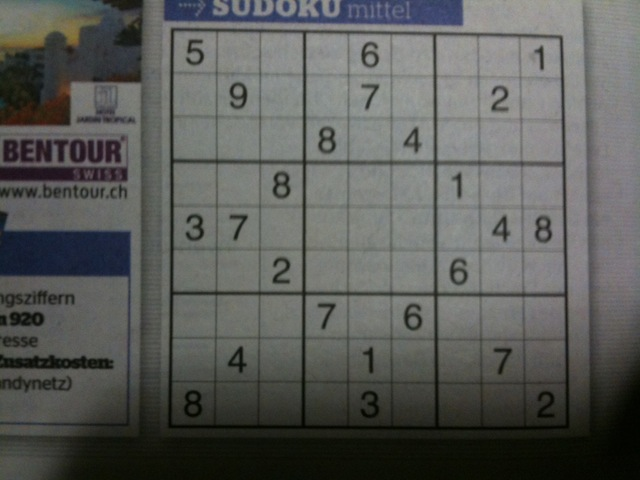
#> input picture image201.jpg, 640 x 480 px, found by its file name
$ jupyter execute --allow-errors suduko.ipynb
#> lines starting #> are read from the running program, lines starting #| are printed output that depends on the picture; after the words box and inside, x2 and y2 are one past the last pixel; in counts of white or black regions, pixels touching at a corner belong together
[cell 1]
# Importing necessary libraries for image processing and deep learning

# TensorFlow and Keras for building the neural network
import tensorflow
from tensorflow.keras.models import Sequential
from tensorflow.keras.layers import Dense, Dropout, Flatten, Conv2D, MaxPooling2D

# Scikit-learn for model evaluation and data splitting
from sklearn.metrics import f1_score
from sklearn.model_selection import train_test_split

# OpenCV for image processing
import cv2

# NumPy for numerical operations
import numpy as np

# Matplotlib for data visualization
from matplotlib import pyplot as plt

# OS for file handling (make sure you're using it)
import os

[cell 2]
# functions for image processing
def plot_many_images(images, titles='', rows=9, columns=9):
    """Plots each image in a given list as a grid structure. using Matplotlib."""
    plt.title('Extracted elements from sudoku')
    for i, image in enumerate(images):
        plt.subplot(rows, columns, i+1)
        plt.imshow(image, 'gray')
        plt.xticks([]), plt.yticks([])  # Hide tick marks
    plt.axis('off')
    plt.show()

[cell 3]
import matplotlib.pyplot as plt

def show_image(img, title='', flag=0):
    """
    Shows an image until any key is pressed. Optionally, use 'flag' for specific behavior.
    """
    # If flag is non-zero, return True (the flag functionality isn't fully clear yet)
    if flag != 0:
        return True

    # Display the image with the given title
    plt.imshow(img, cmap='gray')  # Show the image in grayscale
    plt.title(title)  # Set the title
    plt.axis('off')  # Hide the axis
    plt.show()  # Block until the window is closed (default behavior)

[cell 4]
import cv2
import numpy as np

def pre_process_image(img, skip_dilate=False, flag=0, blur_kernel_size=(9, 9), block_size=11, C=2):
    """
    Uses a blurring function, adaptive thresholding, and dilation to expose the main features of an image.
    Parameters:
        img (ndarray): The input image to process.
        skip_dilate (bool): Whether to skip dilation step.
        flag (int): A flag for controlling additional behavior (currently passed to show_image).
        blur_kernel_size (tuple): Kernel size for Gaussian blur (default is (9, 9)).
        block_size (int): Block size for adaptive thresholding (should be odd, default is 11).
        C (int): Constant subtracted from the mean (default is 2).
    """

    # Apply Gaussian blur with the specified kernel size
    proc = cv2.GaussianBlur(img.copy(), blur_kernel_size, 0)

    # Apply adaptive thresholding with the given block size and C value
    proc = cv2.adaptiveThreshold(proc, 255, cv2.ADAPTIVE_THRESH_GAUSSIAN_C, cv2.THRESH_BINARY, block_size, C)

    # Invert the colors so gridlines become non-zero
    proc = cv2.bitwise_not(proc)

    if not skip_dilate:
        # Dilate the image to increase the size of the grid lines
        kernel = np.array([[0., 1., 0.], [1., 1., 1.], [0., 1., 0.]], np.uint8)
        proc = cv2.dilate(proc, kernel)

    # Show the processed image
    show_image(proc, 'pre-processed above image to binary for contour detection', flag)
    return proc

[cell 5]
import cv2
import numpy as np
import operator

def find_corners_of_largest_polygon(img):
    """Finds the 4 extreme corners of the largest contour in the image."""
    contours, _ = cv2.findContours(img.copy(), cv2.RETR_EXTERNAL, cv2.CHAIN_APPROX_SIMPLE)  # Find contours
    if not contours:
        return None  # Return None if no contours are found

    # Sort contours by area, descending
    contours = sorted(contours, key=cv2.contourArea, reverse=True)

    # Approximate the largest contour to a polygon with 4 vertices
    polygon = contours[0]
    epsilon = 0.02 * cv2.arcLength(polygon, True)  # Approximation accuracy
    approx = cv2.approxPolyDP(polygon, epsilon, True)

    # Check if the polygon has 4 vertices (quadrilateral)
    if len(approx) != 4:
        return None  # If it's not a quadrilateral, return None

    # Extract the 4 corner points
    points = approx.reshape(4, 2)

    # Sort points to get the top-left, top-right, bottom-left, and bottom-right
    points = sorted(points, key=lambda x: x[0])  # Sort by x-coordinate (left to right)

    # Split into left and right based on x-coordinates
    left_points = sorted(points[:2], key=lambda x: x[1])  # Sort the left points by y (top to bottom)
    right_points = sorted(points[2:], key=lambda x: x[1])  # Sort the right points by y (top to bottom)

    # Return the ordered corners: top-left, top-right, bottom-right, bottom-left
    return [left_points[0], right_points[0], right_points[1], left_points[1]]

[cell 6]
import numpy as np
import cv2

def distance_between(p1, p2):
    """Returns the scalar distance between two points"""
    a = p2[0] - p1[0]
    b = p2[1] - p1[1]
    return np.sqrt((a ** 2) + (b ** 2))

def crop_and_warp(img, crop_rect, flag=0):
    """Crops and warps a rectangular section from an image into a square of similar size."""

    # Rectangle described by top left, top right, bottom right and bottom left points
    top_left, top_right, bottom_right, bottom_left = crop_rect

    # Explicitly set the data type to float32 for the transformation matrix
    src = np.array([top_left, top_right, bottom_right, bottom_left], dtype='float32')

    # Calculate distances between the corners (only once per pair)
    top_side = distance_between(top_left, top_right)
    right_side = distance_between(top_right, bottom_right)
    bottom_side = distance_between(bottom_left, bottom_right)
    left_side = distance_between(top_left, bottom_left)

    # Get the longest side in the rectangle to determine square size
    side = max(top_side, right_side, bottom_side, left_side)

    # Define a square with side length equal to the longest side
    dst = np.array([[0, 0], [side - 1, 0], [side - 1, side - 1], [0, side - 1]], dtype='float32')

    # Get the perspective transformation matrix
    m = cv2.getPerspectiveTransform(src, dst)

    if m is not None:
        # Perform the transformation on the original image
        warp = cv2.warpPerspective(img, m, (int(side), int(side)))

        # Display the result using show_image (assuming show_image is defined elsewhere)
        show_image(warp, 'extracted and warped sudoku from the above image', flag)

        return warp
    else:
        print("Error: Perspective transformation failed.")
        return None

[cell 7]
def infer_grid(img):
    """Infers 81 cell grid from a square image."""
    squares = []

    # Ensure the image is square
    height, width = img.shape[:2]
    if height != width:
        raise ValueError("Input image must be square")

    side = width / 9  # We can use width or height as they are the same

    # Loop to generate coordinates for each square in the grid
    for j in range(9):
        for i in range(9):
            # Top-left corner (x, y)
            p1 = (i * side, j * side)
            # Bottom-right corner (x, y)
            p2 = ((i + 1) * side, (j + 1) * side)
            squares.append((p1, p2))

    return squares

def cut_from_rect(img, rect):
    """Cuts a rectangle from an image using the top left and bottom right points."""

    # Get the rectangle's top left and bottom right coordinates
    x1, y1 = rect[0]
    x2, y2 = rect[1]

    # Ensure the coordinates are within the bounds of the image
    height, width = img.shape[:2]

    x1, x2 = max(0, x1), min(x2, width)
    y1, y2 = max(0, y1), min(y2, height)

    # Return the cropped region
    return img[int(y1):int(y2), int(x1):int(x2)]

[cell 8]
import cv2

def scale_and_centre(img, size, margin=0, background=0):
    """Scales and centers an image onto a new background square."""
    h, w = img.shape[:2]

    def centre_pad(length):
        """Handles centering for a given length that may be odd or even."""
        if length % 2 == 0:
            side1 = int((size - length) / 2)
            side2 = side1
        else:
            side1 = int((size - length) / 2)
            side2 = side1 + 1
        return side1, side2

    def scale(r, x):
        """Scales a dimension by a given ratio."""
        return int(r * x)

    # Handle scaling and padding based on aspect ratio
    if h > w:  # Image is taller than wide
        t_pad = int(margin / 2)
        b_pad = t_pad
        ratio = (size - margin) / h
        w, h = scale(ratio, w), scale(ratio, h)
        l_pad, r_pad = centre_pad(w)
    else:  # Image is wider or square
        l_pad = int(margin / 2)
        r_pad = l_pad
        ratio = (size - margin) / w
        w, h = scale(ratio, w), scale(ratio, h)
        t_pad, b_pad = centre_pad(h)

    # Resize the image to fit within the scaled square
    img = cv2.resize(img, (w, h))

    # Add padding to center the image on the background
    img = cv2.copyMakeBorder(img, t_pad, b_pad, l_pad, r_pad, cv2.BORDER_CONSTANT, None, background)

    # Resize to the final size (if necessary)
    return cv2.resize(img, (size, size))

[cell 9]
import cv2
import numpy as np

def find_largest_feature(inp_img, scan_tl=None, scan_br=None):
    """
    Finds the largest connected feature in the input image using floodFill.
    Fills this structure in white and reduces the rest to black.
    """
    img = inp_img.copy()  # Copy the image to preserve original
    height, width = img.shape[:2]

    max_area = 0
    seed_point = None

    if scan_tl is None:
        scan_tl = [0, 0]  # Default to top-left corner
    if scan_br is None:
        scan_br = [width, height]  # Default to bottom-right corner

    # Iterate through the image to find the largest connected component
    for x in range(scan_tl[0], scan_br[0]):
        for y in range(scan_tl[1], scan_br[1]):
            if img.item(y, x) == 255:  # Look for white pixels
                area = cv2.floodFill(img, None, (x, y), 64)  # Flood-fill and get area size
                if area[0] > max_area:
                    max_area = area[0]
                    seed_point = (x, y)  # Update the seed point

    # Second pass: fill everything with grey to reduce noise and focus on the largest feature
    for x in range(width):
        for y in range(height):
            if img.item(y, x) == 255:
                cv2.floodFill(img, None, (x, y), 64)

    # Create a mask for flood-filling the main feature
    mask = np.zeros((height + 2, width + 2), np.uint8)

    if seed_point is not None:
        cv2.floodFill(img, mask, seed_point, 255)  # Highlight the largest feature

    # Calculate the bounding box around the largest feature
    top, bottom, left, right = height, 0, width, 0
    for x in range(width):
        for y in range(height):
            if img.item(y, x) == 255:  # Find pixels belonging to the largest feature
                top = min(top, y)
                bottom = max(bottom, y)
                left = min(left, x)
                right = max(right, x)

    # Return the processed image and the bounding box
    bbox = np.array([[left, top], [right, bottom]], dtype='float32')
    return img, bbox, seed_point

[cell 10]
def extract_digit(img, rect, size, min_area=100, margin_factor=2.5):
    """Extracts a digit (if one exists) from a Sudoku square."""

    digit = cut_from_rect(img, rect)  # Extract the region containing the digit

    # Use feature finding to get the largest feature in the center of the box
    h, w = digit.shape[:2]
    margin = int(np.mean([h, w]) / margin_factor)  # Dynamic margin calculation
    _, bbox, seed = find_largest_feature(digit, [margin, margin], [w - margin, h - margin])

    # Crop the digit using the bounding box
    digit = cut_from_rect(digit, bbox)

    # Calculate the dimensions of the bounding box
    w = bbox[1][0] - bbox[0][0]
    h = bbox[1][1] - bbox[0][1]

    # Ensure the bounding box area is large enough
    if w > 0 and h > 0 and (w * h) > min_area and len(digit) > 0:
        return scale_and_centre(digit, size, 4)  # Scale and center the digit
    else:
        return np.zeros((size, size), np.uint8)  # Return an empty square if no valid digit found

[cell 11]
def get_digits(img, squares, size, flag=0):
    """Extracts digits from their cells and builds an array."""
    digits = []
    img = pre_process_image(img.copy(), skip_dilate=True, flag=flag)
    ii = img.copy()
    ii = cv2.cvtColor(ii, cv2.COLOR_GRAY2BGR)

    # Loop through the squares and extract digits
    for square in squares:
        # Extract the digit from the current square
        extracted_digit = extract_digit(img, square, size)

        # If the extracted digit is not empty, add it to the digits list
        if np.sum(extracted_digit) > 0:  # Check if the digit is non-empty
            digits.append(extracted_digit)
        else:
            digits.append(np.zeros((size, size), np.uint8))  # Placeholder for empty cells

        # Draw a rectangle around the current square
        a, b = (int(square[0][0]), int(square[0][1])), (int(square[1][0]), int(square[1][1]))
        cv2.rectangle(ii, a, b, (0, 255, 0), 3)

    # Show the image with grid lines marked in green
    if flag:  # Only display if flag is non-zero
        show_image(ii, 'Grid lines marked in green (digits to extract will be in between)', flag)

    return digits

[cell 12]
# Function to parse the grid from the loaded image
def parse_grid_from_loaded_image(img, flag=0):
    original = cv2.cvtColor(img, cv2.COLOR_BGR2GRAY)
    rgb_img = cv2.cvtColor(original.copy(), cv2.COLOR_BGR2RGB)
    show_image(original, 'original image', flag)

    processed = pre_process_image(original, flag=flag)
    corners = find_corners_of_largest_polygon(processed)
    cv2.line(rgb_img, tuple(corners[0]), tuple(corners[1]), (255,0,0), 3)
    cv2.line(rgb_img, tuple(corners[1]), tuple(corners[2]), (255,0,0), 3)
    cv2.line(rgb_img, tuple(corners[2]), tuple(corners[3]), (255,0,0), 3)
    cv2.line(rgb_img, tuple(corners[3]), tuple(corners[0]), (255,0,0), 3)
    show_image(rgb_img, 'sudoku to extract', flag)

    cropped = crop_and_warp(original, corners, flag)
    squares = infer_grid(cropped)
    digits = get_digits(cropped, squares, 28, flag=flag)
    warp_img = cv2.cvtColor(cropped.copy(), cv2.COLOR_BGR2RGB)
    for a,b in squares:
        x,y = int(a[0]), int(a[1])
        w,z = int(b[0]), int(b[1])
        cv2.circle(warp_img, (x,y), 7, (220,0,30), -1)
    show_image(warp_img, 'intersection of the green lines marked in red dot', flag)
    return digits

[cell 13]
import os
import cv2
import random
import matplotlib.pyplot as plt


# Specify the folder containing the images
folder = "D:\\Codes\\Notebooks\\s_puzzle"

# Randomly select an image from the dataset

#image_name = random.choice(os.listdir(folder))

image_name="image201.jpg"

print("Selected Image:", image_name)

# Load the selected image
sudoku_image = cv2.imread(os.path.join(folder, image_name))
#> sudoku_image is the input picture: shape (480, 640, 3); mean B, G, R 89.2, 92.1, 90.7

# Check if the image is loaded successfully
if sudoku_image is not None:
    # Convert BGR to RGB (since OpenCV loads images in BGR format)
    sudoku_image = cv2.cvtColor(sudoku_image, cv2.COLOR_BGR2RGB)

    # Display the image
    plt.figure(figsize=(6, 6))  # Optional: specify the figure size
    plt.imshow(sudoku_image)
    plt.axis('off')  # Hide axis
    plt.title("Randomly Selected Sudoku Image")  # Optional: add title
    plt.show()

    # Process the image to extract digits
    digits = parse_grid_from_loaded_image(sudoku_image, flag=0)
#> in pre_process_image, `proc = cv2.adaptiveThreshold(proc, 255, cv2.ADAPTIVE_THRESH_GAUSSIAN_C..`:
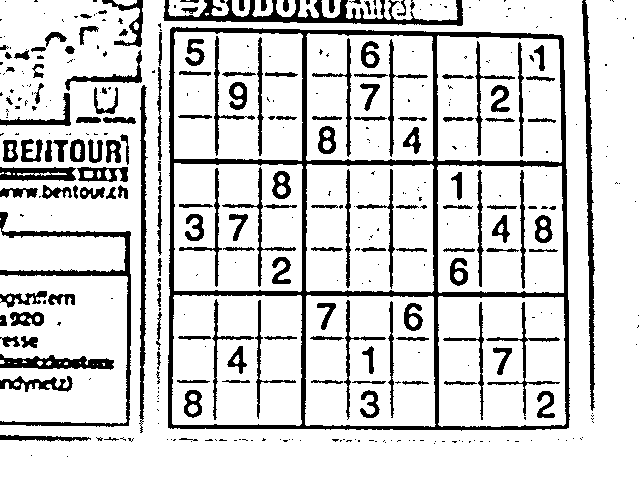
#> proc: shape (480, 640); 83% white; 391 black regions (234 under 20 px), largest, box (x1, y1, x2, y2) and area: (168, 27, 570, 431) 13974, (163, 0, 463, 26) 2683, (0, 212, 131, 427) 2546
#> in pre_process_image, `proc = cv2.dilate(proc, kernel)`:
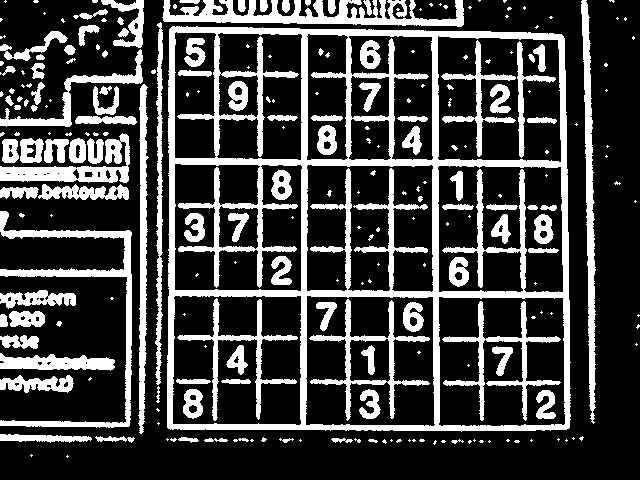
#> proc: shape (480, 640); 25.9% white; 245 white regions (137 under 20 px)
#> in find_corners_of_largest_polygon, `contours, _ = cv2.findContours(img.copy(), cv2.RETR_EXTERNAL, cv2.CHAI..`: contours = 146 contours, 93 with area under 20; largest, box (x1, y1, x2, y2) and area: (167, 26, 571, 432) 159506, (162, 0, 464, 27) 3460, (0, 211, 132, 428) 3122, (581, 0, 596, 424) 2364, (0, 133, 130, 183) 2158
#> in find_corners_of_largest_polygon, `polygon = contours[0]`: polygon = contour of 230 points, box (x1, y1, x2, y2) (167, 26, 571, 432), area 159506
#> in find_corners_of_largest_polygon, `epsilon = 0.02 * cv2.arcLength(polygon, True)`: epsilon = 32.9
#> in find_corners_of_largest_polygon, `approx = cv2.approxPolyDP(polygon, epsilon, True)`: approx = [[172, 26], [167, 427], [568, 428], [563, 36]]
#> in find_corners_of_largest_polygon, `points = sorted(points, key=lambda x: x[0])`: points = [[167, 427], [172, 26], [563, 36], [568, 428]]
#> in find_corners_of_largest_polygon, `left_points = sorted(points[:2], key=lambda x: x[1])`: left_points = [[172, 26], [167, 427]]
#> in find_corners_of_largest_polygon, `right_points = sorted(points[2:], key=lambda x: x[1])`: right_points = [[563, 36], [568, 428]]
#> in parse_grid_from_loaded_image, `corners = find_corners_of_largest_polygon(processed)`: corners = [[172, 26], [563, 36], [568, 428], [167, 427]]
#> in parse_grid_from_loaded_image, `cv2.line(rgb_img, tuple(corners[3]), tuple(corners[0]), (255,0,0), 3)`:
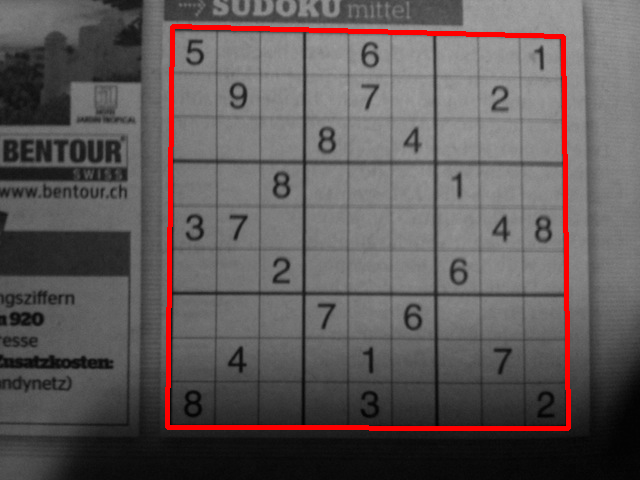
#> rgb_img: shape (480, 640, 3); mean R, G, B 96, 89.4, 89.4
#> in crop_and_warp, `top_left, top_right, bottom_right, bottom_left = crop_rect`: top_left = [172, 26]; top_right = [563, 36]; bottom_right = [568, 428]; bottom_left = [167, 427]
#> in crop_and_warp, `src = np.array([top_left, top_right, bottom_right, bottom_left], dtype..`: src = [[172, 26], [563, 36], [568, 428], [167, 427]]
#> in distance_between, `a = p2[0] - p1[0]`: a = 391
#> in distance_between, `b = p2[1] - p1[1]`: b = 10
#> in crop_and_warp, `top_side = distance_between(top_left, top_right)`: top_side = 391.1
#> in crop_and_warp, `right_side = distance_between(top_right, bottom_right)`: right_side = 392
#> in crop_and_warp, `bottom_side = distance_between(bottom_left, bottom_right)`: bottom_side = 401
#> in crop_and_warp, `dst = np.array([[0, 0], [side - 1, 0], [side - 1, side - 1], [0, side ..`: dst = [[0, 0], [400, 0], [400, 400], [0, 400]]
#> in crop_and_warp, `m = cv2.getPerspectiveTransform(src, dst)`: m = [[0.991, 0.0124, -170.8], [-0.0259, 1.01, -21.91], [-5.87e-05, 6.33e-05, 1]]
#> in crop_and_warp, `warp = cv2.warpPerspective(img, m, (int(side), int(side)))`:
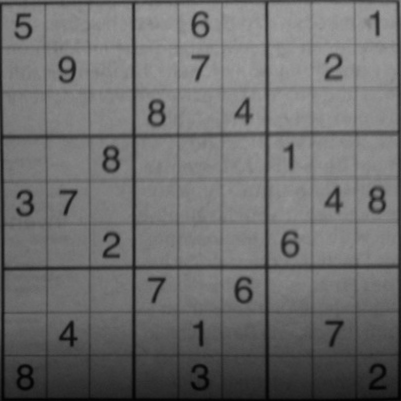
#> warp: shape (401, 401); min 3, max 160, mean 109.4
#> in parse_grid_from_loaded_image, `squares = infer_grid(cropped)`: squares = 81 items
#> call 2 of pre_process_image, with skip_dilate = True, flag = 0, blur_kernel_size = (9, 9), block_size = 11, C = 2
#> in pre_process_image (call 2), `proc = cv2.adaptiveThreshold(proc, 255, cv2.ADAPTIVE_THRESH_GAUSSIAN_C..`:
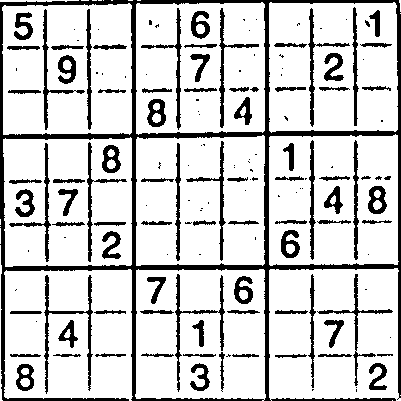
#> proc: shape (401, 401); 81.3% white; 155 black regions (67 under 20 px), largest, box (x1, y1, x2, y2) and area: (0, 0, 401, 401) 12071, (44, 275, 93, 394) 824, (175, 274, 225, 392) 688
#> the loop in get_digits, `for square in squares:` made 81 passes
#> square on passes 18 to 25: ((356.4, 44.56), (401, 89.11)), ((0, 89.11), (44.56, 133.7)), ((44.56, 89.11), (89.11, 133.7)), ((89.11, 89.11), (133.7, 133.7)), ((133.7, 89.11), (178.2, 133.7)), ((178.2, 89.11), (222.8, 133.7)), ((222.8, 89.11), (267.3, 133.7)), ((267.3, 89.11), (311.9, 133.7))
#> pass 1, in extract_digit, `digit = cut_from_rect(img, rect)`:
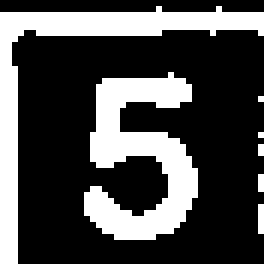
#> digit: shape (44, 44) (shown 6 times larger); 29.4% white; 7 white regions (5 under 20 px), largest, box (x1, y1, x2, y2) and area: (14, 12, 33, 40) 286, (0, 1, 44, 44) 271
#> pass 1, in scale_and_centre, `img = cv2.copyMakeBorder(img, t_pad, b_pad, l_pad, r_pad, cv2.BORDER_C..`:
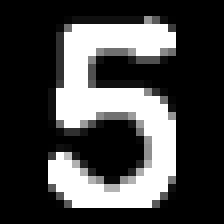
#> img: shape (28, 28) (shown 8 times larger); min 0, max 255, mean 69.4
#> after the loop in get_digits, `for square in squares:`:
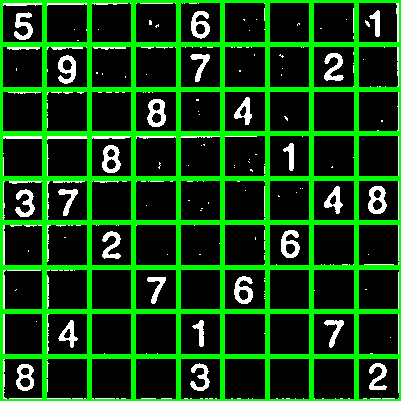
#> ii: shape (401, 401, 3); mean B, G, R 14.6, 68.6, 14.6
#> the loop in parse_grid_from_loaded_image, `for a,b in squares:` made 81 passes
#> (a, b) on passes 1 to 8: ((0, 0), (44.56, 44.56)), ((44.56, 0), (89.11, 44.56)), ((89.11, 0), (133.7, 44.56)), ((133.7, 0), (178.2, 44.56)), ((178.2, 0), (222.8, 44.56)), ((222.8, 0), (267.3, 44.56)), ((267.3, 0), (311.9, 44.56)), ((311.9, 0), (356.4, 44.56))
#> after the loop in parse_grid_from_loaded_image, `for a,b in squares:`:
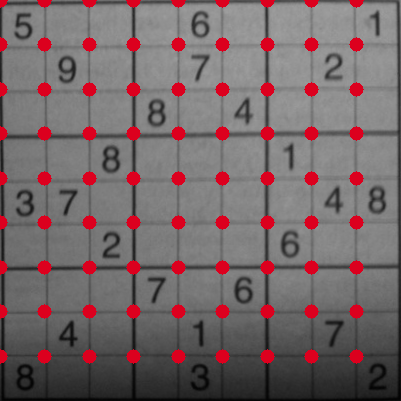
#> warp_img: shape (401, 401, 3); mean R, G, B 117.6, 102.7, 104.7

    # Plot the extracted digits in a grid (Assuming digits are a list of images)
    plot_many_images(digits)
#> the loop in plot_many_images, `for i, image in enumerate(images):` made 81 passes
#> in plot_many_images, `plt.show()`:
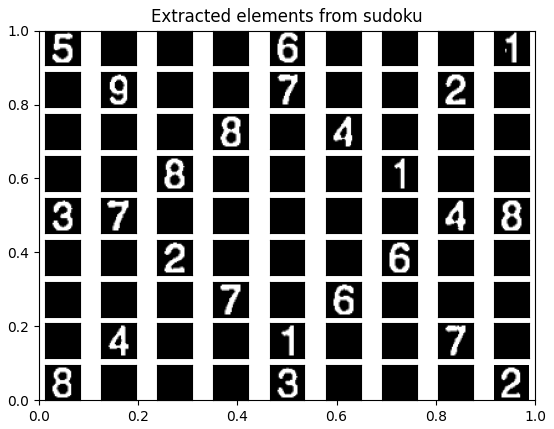
#> figure drawn by matplotlib, 81 panels

else:
    print("Error: Unable to load the image.")
